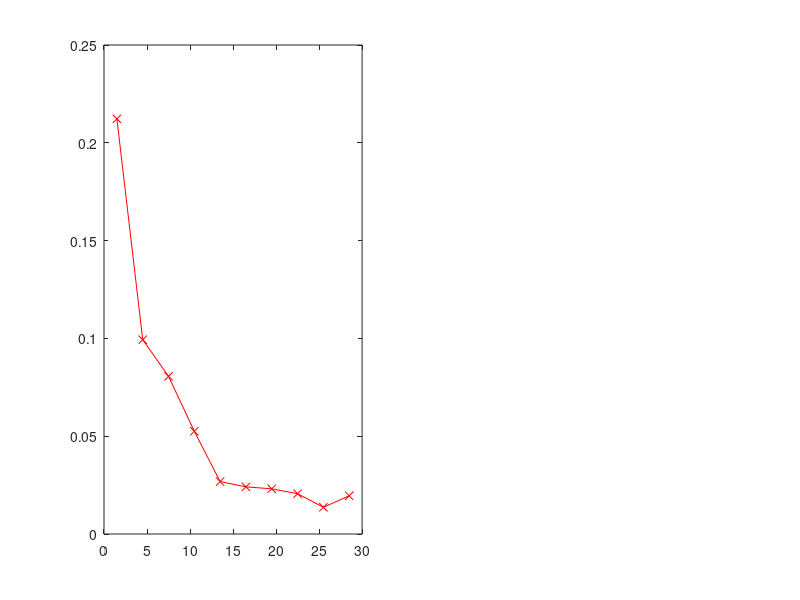

Recreate this plot in MATLAB. (Note: this script raises an error after producing the figure.)
load('Jan28_training_iter.mat');

xx=0.05:0.1:0.95;
for i=1:1:size(xx,2)
rpf(i,1)=sum(rmse_pitch_frac(:,i))/9;
end
for i=1:1:size(xx,2)
ryf(i,1)=sum(rmse_yaw_frac(:,i))/9;
end
figure
subplot(1,2,1)
plot(xx*30,rpf,'r-x');
hold all
subplot(1,2,1)
plot(xx*30,ryf,'b:O');
xlabel('Training user data duration (sec)')
ylabel('RMSE')
legend('Pitch','Yaw');
hold all
xx=10:10:100;
for i=1:1:size(xx,2)
rpi(i,1)=sum(rmse_pitch_iter(:,i))/9;
end
for i=1:1:size(xx,2)
ryi(i,1)=sum(rmse_yaw_iter(:,i))/9;
end


subplot(1,2,2)
plot(xx,rpi,'r-x');
hold all
subplot(1,2,2)
plot(xx,ryi,'b:O');
xlabel('Max training epochs (iterations)')
ylabel('RMSE')
legend('Pitch','Yaw');